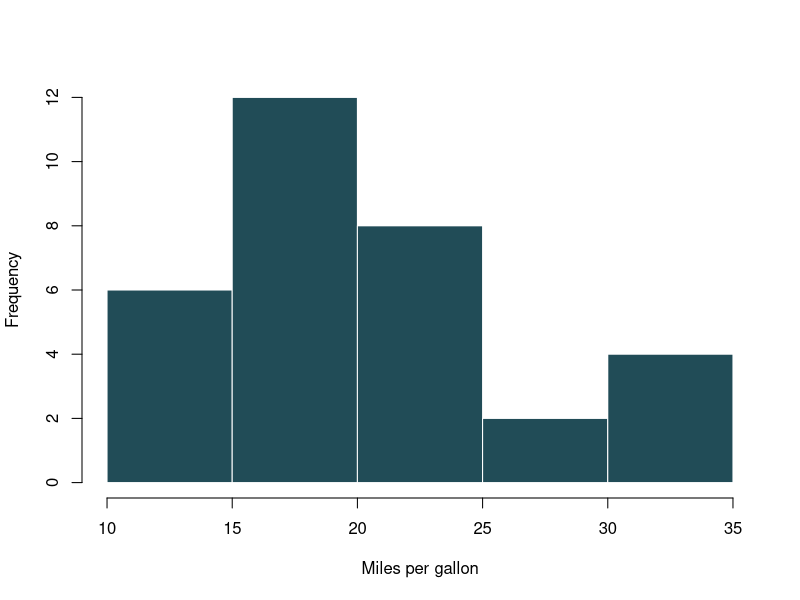

Reproduce this figure in R.
## ---- chunk 1
#| label: setup
#| include: false

set.seed(42)
## ---- chunk 2
#| label: inspect-data

analysis_data <- mtcars
head(analysis_data)
## ---- chunk 3
#| label: fig-outcome-distribution
#| fig-cap: "Distribution of miles per gallon in the example data."
#| fig-alt: "A histogram of miles per gallon values, with most observations between 15 and 25."
#| fig-width: 7
#| fig-height: 4

hist(
  analysis_data$mpg,
  col = "#214c57",
  border = "white",
  main = NULL,
  xlab = "Miles per gallon"
)
## ---- chunk 4
#| label: session-information
#| echo: false

sessionInfo()
